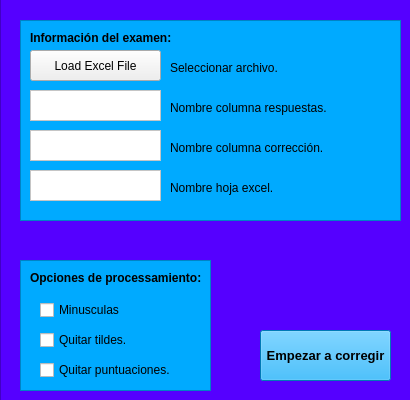
<?xml version="1.0" encoding="UTF-8"?>
<ui version="4.0">
 <class>MainWindow</class>
 <widget class="QMainWindow" name="MainWindow">
  <property name="geometry">
   <rect>
    <x>0</x>
    <y>0</y>
    <width>410</width>
    <height>400</height>
   </rect>
  </property>
  <property name="minimumSize">
   <size>
    <width>410</width>
    <height>400</height>
   </size>
  </property>
  <property name="maximumSize">
   <size>
    <width>600</width>
    <height>400</height>
   </size>
  </property>
  <property name="windowTitle">
   <string>Corrector de Exámenes</string>
  </property>
  <widget class="QWidget" name="centralwidget">
   <widget class="QPushButton" name="loadExcel">
    <property name="geometry">
     <rect>
      <x>30</x>
      <y>50</y>
      <width>131</width>
      <height>31</height>
     </rect>
    </property>
    <property name="text">
     <string>Load Excel File</string>
    </property>
   </widget>
   <widget class="QLabel" name="label_3">
    <property name="geometry">
     <rect>
      <x>30</x>
      <y>270</y>
      <width>181</width>
      <height>16</height>
     </rect>
    </property>
    <property name="font">
     <font>
      <pointsize>9</pointsize>
      <bold>true</bold>
     </font>
    </property>
    <property name="autoFillBackground">
     <bool>false</bool>
    </property>
    <property name="text">
     <string>Opciones de processamiento:</string>
    </property>
   </widget>
   <widget class="QCheckBox" name="radioMin">
    <property name="geometry">
     <rect>
      <x>40</x>
      <y>300</y>
      <width>89</width>
      <height>20</height>
     </rect>
    </property>
    <property name="text">
     <string>Minusculas</string>
    </property>
    <property name="autoExclusive">
     <bool>false</bool>
    </property>
   </widget>
   <widget class="QCheckBox" name="radioTildes">
    <property name="geometry">
     <rect>
      <x>40</x>
      <y>330</y>
      <width>101</width>
      <height>20</height>
     </rect>
    </property>
    <property name="text">
     <string>Quitar tildes.</string>
    </property>
    <property name="autoExclusive">
     <bool>false</bool>
    </property>
   </widget>
   <widget class="QLabel" name="label_4">
    <property name="geometry">
     <rect>
      <x>170</x>
      <y>60</y>
      <width>181</width>
      <height>16</height>
     </rect>
    </property>
    <property name="text">
     <string>Seleccionar archivo.</string>
    </property>
   </widget>
   <widget class="QCheckBox" name="radioPunt">
    <property name="geometry">
     <rect>
      <x>40</x>
      <y>360</y>
      <width>131</width>
      <height>20</height>
     </rect>
    </property>
    <property name="text">
     <string>Quitar puntuaciones.</string>
    </property>
    <property name="autoExclusive">
     <bool>false</bool>
    </property>
   </widget>
   <widget class="QFrame" name="frame">
    <property name="geometry">
     <rect>
      <x>20</x>
      <y>260</y>
      <width>191</width>
      <height>131</height>
     </rect>
    </property>
    <property name="styleSheet">
     <string notr="true">
background-color: rgb(0, 170, 255);</string>
    </property>
    <property name="frameShape">
     <enum>QFrame::StyledPanel</enum>
    </property>
    <property name="frameShadow">
     <enum>QFrame::Raised</enum>
    </property>
   </widget>
   <widget class="QFrame" name="frame_2">
    <property name="geometry">
     <rect>
      <x>20</x>
      <y>20</y>
      <width>381</width>
      <height>201</height>
     </rect>
    </property>
    <property name="styleSheet">
     <string notr="true">background-color: rgb(0, 170, 255);</string>
    </property>
    <property name="frameShape">
     <enum>QFrame::StyledPanel</enum>
    </property>
    <property name="frameShadow">
     <enum>QFrame::Raised</enum>
    </property>
    <widget class="QLabel" name="label_5">
     <property name="geometry">
      <rect>
       <x>10</x>
       <y>10</y>
       <width>181</width>
       <height>16</height>
      </rect>
     </property>
     <property name="font">
      <font>
       <pointsize>9</pointsize>
       <bold>true</bold>
      </font>
     </property>
     <property name="autoFillBackground">
      <bool>false</bool>
     </property>
     <property name="text">
      <string>Información del examen:</string>
     </property>
    </widget>
    <widget class="QTextEdit" name="pregunta">
     <property name="geometry">
      <rect>
       <x>10</x>
       <y>70</y>
       <width>131</width>
       <height>31</height>
      </rect>
     </property>
     <property name="styleSheet">
      <string notr="true">background-color: rgb(255, 255, 255);</string>
     </property>
     <property name="html">
      <string>&lt;!DOCTYPE HTML PUBLIC &quot;-//W3C//DTD HTML 4.0//EN&quot; &quot;http://www.w3.org/TR/REC-html40/strict.dtd&quot;&gt;
&lt;html&gt;&lt;head&gt;&lt;meta name=&quot;qrichtext&quot; content=&quot;1&quot; /&gt;&lt;meta charset=&quot;utf-8&quot; /&gt;&lt;style type=&quot;text/css&quot;&gt;
p, li { white-space: pre-wrap; }
hr { height: 1px; border-width: 0; }
li.unchecked::marker { content: &quot;\2610&quot;; }
li.checked::marker { content: &quot;\2612&quot;; }
&lt;/style&gt;&lt;/head&gt;&lt;body style=&quot; font-family:'Segoe UI'; font-size:9pt; font-weight:400; font-style:normal;&quot;&gt;
&lt;p style=&quot;-qt-paragraph-type:empty; margin-top:0px; margin-bottom:0px; margin-left:0px; margin-right:0px; -qt-block-indent:0; text-indent:0px;&quot;&gt;&lt;br /&gt;&lt;/p&gt;&lt;/body&gt;&lt;/html&gt;</string>
     </property>
    </widget>
    <widget class="QLabel" name="label_7">
     <property name="geometry">
      <rect>
       <x>150</x>
       <y>80</y>
       <width>181</width>
       <height>16</height>
      </rect>
     </property>
     <property name="text">
      <string>Nombre columna respuestas.</string>
     </property>
    </widget>
    <widget class="QTextEdit" name="correction">
     <property name="geometry">
      <rect>
       <x>10</x>
       <y>110</y>
       <width>131</width>
       <height>31</height>
      </rect>
     </property>
     <property name="styleSheet">
      <string notr="true">background-color: rgb(255, 255, 255);</string>
     </property>
     <property name="html">
      <string>&lt;!DOCTYPE HTML PUBLIC &quot;-//W3C//DTD HTML 4.0//EN&quot; &quot;http://www.w3.org/TR/REC-html40/strict.dtd&quot;&gt;
&lt;html&gt;&lt;head&gt;&lt;meta name=&quot;qrichtext&quot; content=&quot;1&quot; /&gt;&lt;meta charset=&quot;utf-8&quot; /&gt;&lt;style type=&quot;text/css&quot;&gt;
p, li { white-space: pre-wrap; }
hr { height: 1px; border-width: 0; }
li.unchecked::marker { content: &quot;\2610&quot;; }
li.checked::marker { content: &quot;\2612&quot;; }
&lt;/style&gt;&lt;/head&gt;&lt;body style=&quot; font-family:'Segoe UI'; font-size:9pt; font-weight:400; font-style:normal;&quot;&gt;
&lt;p style=&quot;-qt-paragraph-type:empty; margin-top:0px; margin-bottom:0px; margin-left:0px; margin-right:0px; -qt-block-indent:0; text-indent:0px;&quot;&gt;&lt;br /&gt;&lt;/p&gt;&lt;/body&gt;&lt;/html&gt;</string>
     </property>
    </widget>
    <widget class="QLabel" name="label_8">
     <property name="geometry">
      <rect>
       <x>150</x>
       <y>120</y>
       <width>181</width>
       <height>16</height>
      </rect>
     </property>
     <property name="text">
      <string>Nombre columna corrección.</string>
     </property>
    </widget>
    <widget class="QTextEdit" name="sheet_name">
     <property name="geometry">
      <rect>
       <x>10</x>
       <y>150</y>
       <width>131</width>
       <height>31</height>
      </rect>
     </property>
     <property name="styleSheet">
      <string notr="true">background-color: rgb(255, 255, 255);</string>
     </property>
     <property name="html">
      <string>&lt;!DOCTYPE HTML PUBLIC &quot;-//W3C//DTD HTML 4.0//EN&quot; &quot;http://www.w3.org/TR/REC-html40/strict.dtd&quot;&gt;
&lt;html&gt;&lt;head&gt;&lt;meta name=&quot;qrichtext&quot; content=&quot;1&quot; /&gt;&lt;meta charset=&quot;utf-8&quot; /&gt;&lt;style type=&quot;text/css&quot;&gt;
p, li { white-space: pre-wrap; }
hr { height: 1px; border-width: 0; }
li.unchecked::marker { content: &quot;\2610&quot;; }
li.checked::marker { content: &quot;\2612&quot;; }
&lt;/style&gt;&lt;/head&gt;&lt;body style=&quot; font-family:'Segoe UI'; font-size:9pt; font-weight:400; font-style:normal;&quot;&gt;
&lt;p style=&quot;-qt-paragraph-type:empty; margin-top:0px; margin-bottom:0px; margin-left:0px; margin-right:0px; -qt-block-indent:0; text-indent:0px;&quot;&gt;&lt;br /&gt;&lt;/p&gt;&lt;/body&gt;&lt;/html&gt;</string>
     </property>
    </widget>
    <widget class="QLabel" name="label_9">
     <property name="geometry">
      <rect>
       <x>150</x>
       <y>160</y>
       <width>181</width>
       <height>16</height>
      </rect>
     </property>
     <property name="text">
      <string>Nombre hoja excel.</string>
     </property>
    </widget>
   </widget>
   <widget class="QFrame" name="frame_3">
    <property name="geometry">
     <rect>
      <x>0</x>
      <y>-10</y>
      <width>611</width>
      <height>461</height>
     </rect>
    </property>
    <property name="styleSheet">
     <string notr="true">background-color: rgb(85, 0, 255);</string>
    </property>
    <property name="frameShape">
     <enum>QFrame::StyledPanel</enum>
    </property>
    <property name="frameShadow">
     <enum>QFrame::Raised</enum>
    </property>
    <widget class="QPushButton" name="startButton">
     <property name="geometry">
      <rect>
       <x>260</x>
       <y>340</y>
       <width>131</width>
       <height>51</height>
      </rect>
     </property>
     <property name="font">
      <font>
       <pointsize>10</pointsize>
       <bold>true</bold>
      </font>
     </property>
     <property name="styleSheet">
      <string notr="true">background-color: rgb(0, 170, 255);
</string>
     </property>
     <property name="text">
      <string>Empezar a corregir</string>
     </property>
    </widget>
   </widget>
   <zorder>frame_3</zorder>
   <zorder>frame_2</zorder>
   <zorder>frame</zorder>
   <zorder>loadExcel</zorder>
   <zorder>label_3</zorder>
   <zorder>radioMin</zorder>
   <zorder>radioTildes</zorder>
   <zorder>label_4</zorder>
   <zorder>radioPunt</zorder>
  </widget>
 </widget>
 <resources/>
 <connections/>
</ui>
